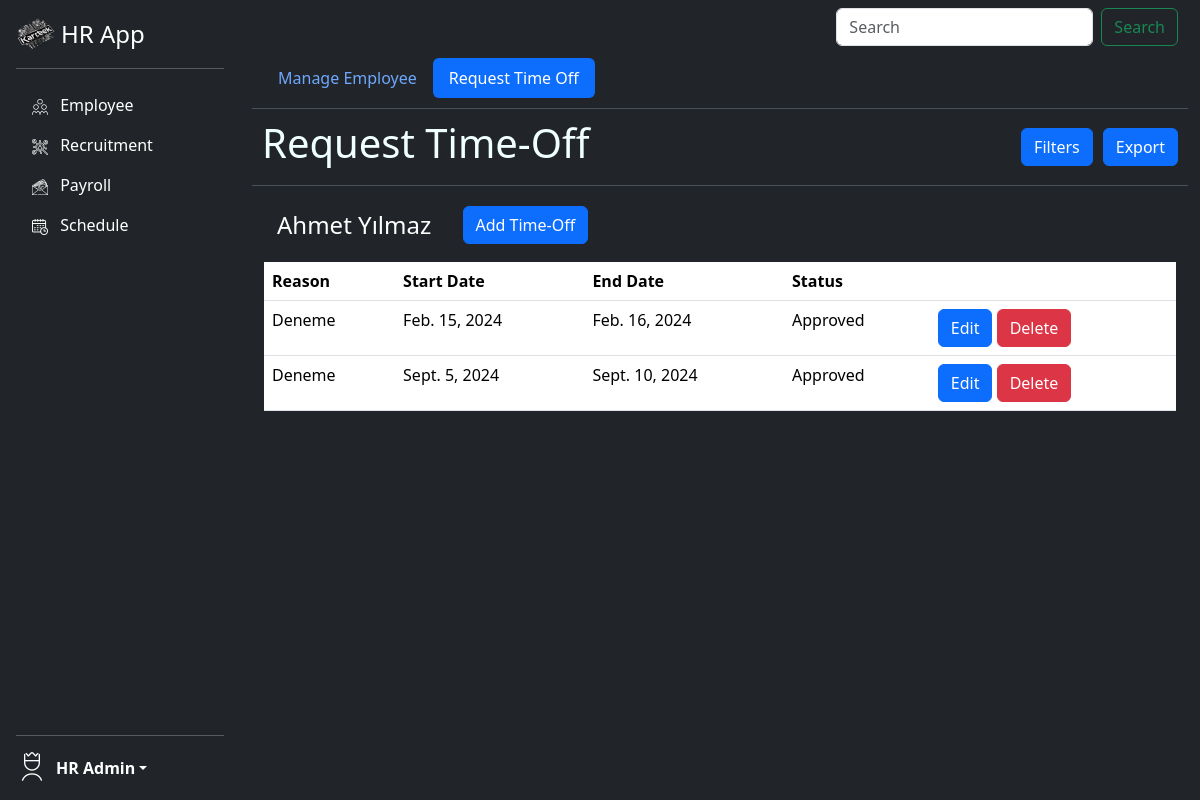
The app's page /hr_app/timeoffadmin (signed in) with its own data.
### hr_app/models.py (models this page shows, shortened)
class Employee(models.Model):
    user = models.OneToOneField(User, on_delete=models.CASCADE,null=True, blank=True)
    name = models.CharField(max_length=100)
    email = models.EmailField(help_text="someone@kartek.com",unique=True)
    phone = models.CharField(max_length=15)
    address = models.TextField(null=True)
    position = models.CharField(max_length=50)
    contract_type = models.CharField(max_length=50)
    hire_date= models.DateField()
    salary = models.DecimalField(max_digits=10,decimal_places=2)
    department = models.CharField(max_length=100)
    education = models.CharField(max_length=100)
    birthdate = models.DateField()
    photo = models.ImageField(upload_to="employee_photos/")
    password = models.CharField(max_length=120)
    absence = models.DecimalField(max_digits=4,decimal_places=1,null=True)
    USERNAME_FIELD = 'email'
    REQUIRED_FIELDS = ['name']

class LeaveRequest(models.Model):
    STATUS_CHOICES = [
        ("Pending", "Pending"),
        ("Approved", "Approved"),
        ("Rejected","Rejected")
    ]
    employee = models.ForeignKey(Employee, on_delete=models.CASCADE, related_name="leave_request")
    start_date = models.DateField()
    end_date = models.DateField()
    reason = models.CharField(max_length=100)
    status = models.CharField(max_length=20, choices=STATUS_CHOICES,default="Pending",null=True)

### hr_app/views.py (the view)
# urls.py: path('timeoffadmin', views.timeoffadmin, name="timeoffadmin"),
@login_required(login_url="/login")
def timeoffadmin(request):
    employees = Employee.objects.all()
    leave_requests = LeaveRequest.objects.all()
    return render(request,"timeoffadmin.html",{"employees":employees, "leave_requests":leave_requests})

### hr_app/templates/timeoffadmin.html (shortened to what this page needs)
{% extends "base.html" %}
{% block content %}
<div class="container fixed-top " style="max-height: 80vh; overflow-y: auto; margin-left: 20%; margin-top: 4%;width:auto">
  <nav class=" nav nav-pills navbar-expand-lg bg-dark border-bottom border-body" data-bs-theme="dark" style="color: azure;
padding: 10px;">
    <a href="{% url 'hr_app:manageemployee' %}" class="nav-link" aria-current="page"> Manage Employee</a>
    <a href="{% url 'hr_app:timeoffadmin' %}" class="nav-link active"> Request Time Off</a>
  </nav>
  <nav class="navbar navbar-expand-lg bg-dark border-bottom border-body" data-bs-theme="dark" style="padding: 10px; color: azure;">
    <h1 style="margin-right: auto;"> Request Time-Off</h1>
    <button type="button" class="btn btn-primary" data-bs-toggle="modal" data-bs-target="#exampleModal"
      style="margin-right:10px;">
      Filters
    </button>
    <a class="btn btn-primary" href="{% url 'hr_app:export_timeoff_to_excel'%}" role="button">Export</a>
  </nav>
  <div class="container" style="margin-top: 10px; overflow-y: auto;">
    <div class="accordion-dark" id="accordionExample" style="color: azure;">
      {% for employee in employees %}
          <div class="accordion-dark-item">
            <h2 class="accordion-header-dark">
              <button class="btn btn-dark" type="button" data-bs-toggle="collapse" data-bs-target="#collapse{{employee.id}}"
                aria-expanded="true" aria-controls="collapse{{employee.id}}" style="font-size: x-large;">
                {{employee.name}}
              </button>
              <a class="btn btn-primary" href="{% url 'hr_app:add_timeoff' employee.id %}" role="button" style="margin: 10px;">Add Time-Off</a>
            </h2>
            <div id="collapse{{employee.id}}" class="accordion-collapse collapse show" data-bs-parent="#accordionExample">
              <div class="accordion-body">
                <table class="table">
                  <thead>
                    <tr>
                      <th scope="col"> Reason</th>
                      <th scope="col"> Start Date</th>
                      <th scope="col"> End Date</th>
                      <th scope="col"> Status</th>
                      <th scope="col"> </th>
                    </tr>
                  </thead>
                  <tbody>
                        {% for leave_request in employee.leave_request.all %}
                          <tr>
                              <td> {{leave_request.reason}} </td>
                              <td> {{leave_request.start_date}} </td>
                              <td> {{leave_request.end_date}} </td>
                              <td> {{leave_request.status}} </td>
                              <td>
                                <a class="btn btn-primary" href="{% url 'hr_app:edit_timeoff' employee_id=employee.id leave_id=leave_request.id%}" role="button">Edit</a>
                                <a class="btn btn-danger" href="{% url 'hr_app:delete_timeoff' leave_request.id %}" role="button">Delete</a>
                              </td>
                          </tr>
                        {% endfor %}
                  </tbody>
                </table>
              </div>
            </div>
          </div>
      {% endfor %}
    </div>
  </div>
</div>
  {% endblock %}

### records on screen
Employee: name "Ahmet Yılmaz"
LeaveRequest: reason "Deneme", start_date "Feb. 15, 2024", end_date "Feb. 16, 2024", status "Approved"
LeaveRequest: reason "Deneme", start_date "Sept. 5, 2024", end_date "Sept. 10, 2024", status "Approved"
